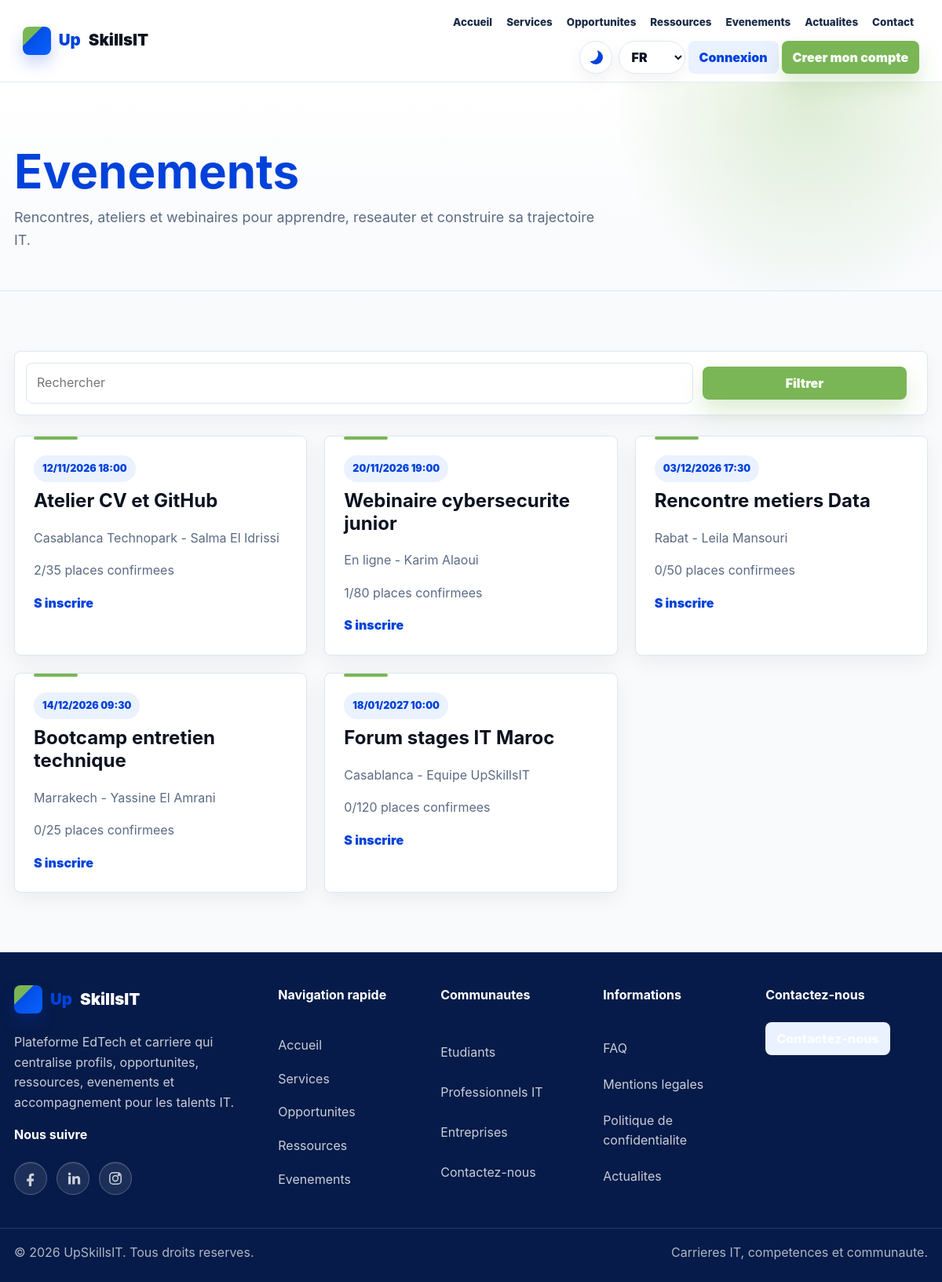
/evenements, run on the app's committed database.
### tables this page shows
CREATE TABLE events (
  id BIGINT UNSIGNED AUTO_INCREMENT PRIMARY KEY,
  title VARCHAR(190) NOT NULL,
  description TEXT NOT NULL,
  event_date DATETIME NOT NULL,
  location VARCHAR(150),
  capacity INT UNSIGNED NOT NULL DEFAULT 1,
  speaker VARCHAR(150),
  status ENUM('draft','published','closed') NOT NULL DEFAULT 'draft',
  created_at TIMESTAMP DEFAULT CURRENT_TIMESTAMP,
  updated_at TIMESTAMP DEFAULT CURRENT_TIMESTAMP ON UPDATE CURRENT_TIMESTAMP,
  INDEX idx_events_status_date (status,event_date)
);

### app/Core/Controller.php (called while the page is built, shortened)
<?php
abstract class Controller
{
    protected function view(string $view, array $data = [], string $layout = 'main'): void
    {
        extract($data, EXTR_SKIP);
        $viewPath = APP_PATH . '/Views/' . $view . '.php';
        require $viewPath;
    }
}

### app/Controllers/PublicController.php (called while the page is built, shortened)
<?php
final class PublicController extends Controller
{
    public function events(): void { $this->view('public/events', ['title' => t('nav.events'), 'items' => (new Content())->events($_GET)]); }
}

### public/index.php (called while the page is built, shortened)
<?php
require dirname(__DIR__) . '/app/bootstrap.php';
$router = new Router();
$router->get('/', [PublicController::class, 'home']);
$router->get('/a-propos', [PublicController::class, 'page']);
$router->get('/services', [PublicController::class, 'page']);
$router->get('/etudiants', [PublicController::class, 'page']);
$router->get('/professionnels-it', [PublicController::class, 'page']);
$router->get('/entreprises', [PublicController::class, 'page']);
$router->get('/contact', [PublicController::class, 'contact']);
$router->post('/contact', [PublicController::class, 'sendContact']);
$router->get('/faq', [PublicController::class, 'faq']);
$router->get('/mentions-legales', [PublicController::class, 'legal']);
$router->get('/politique-confidentialite', [PublicController::class, 'privacy']);
$router->get('/actualites', [PublicController::class, 'articles']);
$router->get('/actualite/{id}', [PublicController::class, 'article']);
$router->get('/opportunites', [PublicController::class, 'opportunities']);
$router->get('/opportunite/{id}', [PublicController::class, 'opportunity']);
$router->get('/ressources', [PublicController::class, 'resources']);
$router->get('/ressource/{id}', [PublicController::class, 'resource']);
$router->get('/evenements', [PublicController::class, 'events']);
$router->get('/evenement/{id}', [PublicController::class, 'event']);
$router->post('/evenement/{id}/inscription', [PublicController::class, 'registerEvent']);
$router->get('/inscription', [AuthController::class, 'registerForm']);
$router->post('/inscription', [AuthController::class, 'register']);
$router->get('/connexion', [AuthController::class, 'loginForm']);
$router->post('/connexion', [AuthController::class, 'login']);
$router->post('/deconnexion', [AuthController::class, 'logout']);
$router->get('/mot-de-passe-oublie', [AuthController::class, 'forgotForm']);
$router->post('/mot-de-passe-oublie', [AuthController::class, 'forgot']);
$router->get('/reinitialiser-mot-de-passe/{token}', [AuthController::class, 'resetForm']);
$router->post('/reinitialiser-mot-de-passe/{token}', [AuthController::class, 'reset']);
$router->get('/compte', [AuthController::class, 'account']);
$router->post('/compte', [AuthController::class, 'updateAccount']);
$router->post('/compte/supprimer', [AuthController::class, 'deleteAccount']);
$router->get('/dashboard', [DashboardController::class, 'index']);
$router->get('/profil', [DashboardController::class, 'profile']);
$router->post('/profil', [DashboardController::class, 'saveProfile']);
$router->get('/candidatures', [DashboardController::class, 'applications']);
$router->get('/notifications', [DashboardController::class, 'notifications']);
$router->post('/opportunite/{id}/candidater', [DashboardController::class, 'applyOpportunity']);
$router->get('/professionnel', [ProfessionnelController::class, 'index']);
$router->get('/professionnel/profil', [ProfessionnelController::class, 'profile']);
$router->post('/professionnel/profil', [ProfessionnelController::class, 'saveProfile']);
$router->get('/professionnel/competences', [ProfessionnelController::class, 'skills']);
$router->get('/professionnel/experiences', [ProfessionnelController::class, 'experiences']);
$router->get('/professionnel/projets', [ProfessionnelController::class, 'projects']);
$router->post('/professionnel/experiences', [ProfessionnelController::class, 'saveExperience']);
$router->post('/professionnel/experiences/{id}/delete', [ProfessionnelController::class, 'deleteExperience']);
$router->post('/professionnel/projets', [ProfessionnelController::class, 'saveProject']);
$router->post('/professionnel/projets/{id}/delete', [ProfessionnelController::class, 'deleteProject']);
$router->get('/professionnel/opportunites', [ProfessionnelController::class, 'opportunities']);
$router->post('/professionnel/opportunites/{id}/candidater', [ProfessionnelController::class, 'applyOpportunity']);
$router->get('/professionnel/candidatures', [ProfessionnelController::class, 'applications']);
$router->get('/professionnel/ressources', [ProfessionnelController::class, 'resources']);
$router->get('/professionnel/evenements', [ProfessionnelController::class, 'events']);
$router->get('/professionnel/notifications', [ProfessionnelController::class, 'notifications']);
$router->get('/professionnel/parametres', [ProfessionnelController::class, 'settings']);
$router->get('/entreprise', [EntrepriseController::class, 'index']);
$router->get('/entreprise/profil', [EntrepriseController::class, 'profile']);
$router->post('/entreprise/profil', [EntrepriseController::class, 'saveProfile']);
$router->get('/entreprise/opportunites/creer', [EntrepriseController::class, 'createOpportunity']);
$router->get('/entreprise/opportunites', [EntrepriseController::class, 'opportunities']);
$router->post('/entreprise/opportunites', [EntrepriseController::class, 'saveOpportunity']);
$router->post('/entreprise/opportunites/{id}/status', [EntrepriseController::class, 'statusOpportunity']);
$router->post('/entreprise/opportunites/{id}/delete', [EntrepriseController::class, 'deleteOpportunity']);
$router->get('/entreprise/candidatures', [EntrepriseController::class, 'applications']);
$router->post('/entreprise/candidatures/{id}/status', [EntrepriseController::class, 'applicationStatus']);
$router->get('/entreprise/profils', [EntrepriseController::class, 'talents']);
$router->get('/entreprise/evenements', [EntrepriseController::class, 'events']);
$router->get('/entreprise/parametres', [EntrepriseController::class, 'settings']);
$router->get('/admin', [AdminController::class, 'index']);
$router->get('/admin/users', [AdminController::class, 'users']);
$router->post('/admin/users/{id}/status', [AdminController::class, 'userStatus']);
$router->post('/admin/users/{id}/delete', [AdminController::class, 'deleteUser']);
$router->get('/admin/opportunites', [AdminController::class, 'opportunities']);
$router->post('/admin/opportunites', [AdminController::class, 'saveOpportunity']);
$router->post('/admin/opportunites/{id}/status', [AdminController::class, 'statusOpportunity']);
$router->post('/admin/opportunites/{id}/delete', [AdminController::class, 'deleteOpportunity']);
$router->get('/admin/opportunities', [AdminController::class, 'opportunities']);
$router->post('/admin/opportunities', [AdminController::class, 'saveOpportunity']);
$router->post('/admin/opportunities/{id}/status', [AdminController::class, 'statusOpportunity']);
$router->post('/admin/opportunities/{id}/delete', [AdminController::class, 'deleteOpportunity']);
$router->get('/admin/ressources', [AdminController::class, 'resources']);
$router->post('/admin/ressources', [AdminController::class, 'saveResource']);
$router->post('/admin/ressources/{id}/status', [AdminController::class, 'statusResource']);
$router->post('/admin/ressources/{id}/delete', [AdminController::class, 'deleteResource']);
$router->get('/admin/resources', [AdminController::class, 'resources']);
$router->post('/admin/resources', [AdminController::class, 'saveResource']);
$router->post('/admin/resources/{id}/status', [AdminController::class, 'statusResource']);
$router->post('/admin/resources/{id}/delete', [AdminController::class, 'deleteResource']);
$router->get('/admin/evenements', [AdminController::class, 'events']);
$router->post('/admin/evenements', [AdminController::class, 'saveEvent']);
$router->post('/admin/evenements/{id}/status', [AdminController::class, 'statusEvent']);
$router->post('/admin/evenements/{id}/delete', [AdminController::class, 'deleteEvent']);
$router->get('/admin/events', [AdminController::class, 'events']);
$router->post('/admin/events', [AdminController::class, 'saveEvent']);
$router->post('/admin/events/{id}/status', [AdminController::class, 'statusEvent']);
$router->post('/admin/events/{id}/delete', [AdminController::class, 'deleteEvent']);
$router->get('/admin/articles', [AdminController::class, 'articles']);
$router->post('/admin/articles', [AdminController::class, 'saveArticle']);
$router->post('/admin/articles/{id}/status', [AdminController::class, 'statusArticle']);
$router->post('/admin/articles/{id}/delete', [AdminController::class, 'deleteArticle']);
$router->get('/admin/statistiques', [AdminController::class, 'statistics']);
$router->get('/admin/parametres', [AdminController::class, 'settings']);
$router->get('/admin/messages', [AdminController::class, 'messages']);
$router->post('/admin/messages/{id}/status', [AdminController::class, 'messageStatus']);
$router->get('/admin/notifications', [AdminController::class, 'notifications']);
$router->dispatch($_SERVER['REQUEST_METHOD'], $_SERVER['REQUEST_URI']);

### app/Core/Session.php (called while the page is built, shortened)
<?php
final class Session
{
    public static function get(string $key, mixed $default = null): mixed
    {
        return $_SESSION[$key] ?? $default;
    }
}

### app/bootstrap.php (called while the page is built, shortened)
<?php
spl_autoload_register(function (string $class): void {
    $prefix = 'App\\';
    if (str_starts_with($class, $prefix)) {
        $path = APP_PATH . '/' . str_replace('\\', '/', substr($class, strlen($prefix))) . '.php';
    }
});
function config(string $key, mixed $default = null): mixed
{
    $value = CONFIG;
    foreach (explode('.', $key) as $segment) {
        $value = $value[$segment];
    }
    return $value;
}
function url(string $path = ''): string
{
    $base = rtrim((string) config('base_url', ''), '/');
    return $base . '/' . ltrim($path, '/');
}
function e(mixed $value): string
{
    return htmlspecialchars((string) $value, ENT_QUOTES | ENT_SUBSTITUTE, 'UTF-8');
}
function current_lang(): string
{
    $lang = App\Core\Session::get('lang', $_COOKIE['UPSKILLSIT_LANG'] ?? 'fr');
    return in_array($lang, ['fr', 'en'], true) ? $lang : 'fr';
}
function translations(): array
{
    static $translations = [];
    $lang = current_lang();
    if (!isset($translations[$lang])) {
        $path = APP_PATH . '/lang/' . $lang . '.php';
        $translations[$lang] = is_file($path) ? require $path : [];
    }
    return $translations[$lang];
}
function t(string $key, ?string $fallback = null): string
{
    $value = translations();
    foreach (explode('.', $key) as $segment) {
        $value = $value[$segment];
    }
    return is_scalar($value) ? (string) $value : ($fallback ?? $key);
}

### app/Core/Model.php (called while the page is built, shortened)
<?php
abstract class Model
{
    protected PDO $db;
    public function __construct()
    {
        $this->db = Database::pdo();
    }
    protected function all(string $sql, array $params = []): array
    {
        $stmt = $this->db->prepare($sql);
        $stmt->execute($params);
        return $stmt->fetchAll();
    }
}

### app/Core/Database.php (called while the page is built, shortened)
<?php
final class Database
{
    private static ?PDO $pdo = null;
    public static function pdo(): PDO
    {
        $db = config('db');
        $dsn = sprintf('mysql:host=%s;port=%s;dbname=%s;charset=%s', $db['host'], $db['port'], $db['name'], $db['charset']);
        try {
            self::$pdo = new PDO($dsn, $db['user'], $db['pass'], [
                PDO::ATTR_ERRMODE => PDO::ERRMODE_EXCEPTION,
                PDO::ATTR_DEFAULT_FETCH_MODE => PDO::FETCH_ASSOC,
                PDO::ATTR_EMULATE_PREPARES => false,
            ]);
        } catch (PDOException $e) {
            error_log($e->getMessage());
            http_response_code(500);
            require APP_PATH . '/Views/errors/500.php';
            exit;
        }
        return self::$pdo;
    }
}

### app/Models/Content.php (called while the page is built, shortened)
<?php
final class Content extends Model
{
    public function events(array $filters = []): array
    {
        [$where, $params] = $this->filters($filters, ['status'], ['title','description','location','speaker'], 'e.');
        if (!array_key_exists('admin', $filters)) {
            $where .= ($where ? ' AND ' : 'WHERE ') . 'e.event_date >= NOW()';
        }
        return $this->all('SELECT e.*, (SELECT COUNT(*) FROM registrations r WHERE r.event_id=e.id AND r.status="confirmed") confirmed_count FROM events e ' . $where . ' ORDER BY e.event_date ASC LIMIT 60', $params);
    }
    private function filters(array $filters, array $exact, array $search, string $prefix = ''): array
    {
        $where = [];
        $params = [];
        if (!array_key_exists('admin', $filters)) {
            $where[] = "{$prefix}status='published'";
        }
        return [$where ? 'WHERE ' . implode(' AND ', $where) : '', $params];
    }
}

### app/Views/public/events.php (the view)
<section class="page-hero">
    <h1><?= e(t('pages.events_title')) ?></h1>
    <p><?= e(t('pages.events_intro')) ?></p>
</section>
<section class="section">
    <form class="filters">
        <input name="q" value="<?= e($_GET['q'] ?? '') ?>" placeholder="<?= e(t('ui.search')) ?>">
        <button class="btn btn-primary"><?= e(t('ui.filter')) ?></button>
    </form>
    <div class="grid-3">
        <?php foreach ($items as $event): ?>
            <article class="card">
                <span class="badge"><?= e(date('d/m/Y H:i', strtotime($event['event_date']))) ?></span>
                <h2><?= e($event['title']) ?></h2>
                <p><?= e($event['location']) ?> - <?= e($event['speaker']) ?></p>
                <p><?= (int) $event['confirmed_count'] ?>/<?= (int) $event['capacity'] ?> <?= e(t('ui.confirmed_places')) ?></p>
                <a href="<?= url('/evenement/' . $event['id']) ?>"><?= e(t('ui.register_event')) ?></a>
            </article>
        <?php endforeach; ?>
    </div>
</section>

### app/Core/Router.php (shortened to what this page needs)
<?php
final class Router
{
    private array $routes = [];
    private function add(string $method, string $path, array $handler): void
    {
        $pattern = preg_replace('#\{([a-zA-Z_][a-zA-Z0-9_]*)\}#', '(?P<$1>[^/]+)', rtrim($path, '/') ?: '/');
        $this->routes[] = compact('method', 'path', 'handler') + ['pattern' => '#^' . $pattern . '$#'];
    }
    public function dispatch(string $method, string $uri): void
    {
        $path = parse_url($uri, PHP_URL_PATH) ?: '/';
        $path = rtrim($path, '/') ?: '/';
        foreach ($this->routes as $route) {
            if ($route['method'] === $method && preg_match($route['pattern'], $path, $matches)) {
                [$class, $action] = $route['handler'];
                $params = array_filter($matches, 'is_string', ARRAY_FILTER_USE_KEY);
                (new $class())->$action(...array_values($params));
                return;
            }
        }
    }
}

### data on the page
events: event_date "12/11/2026 18:00", title "Atelier CV et GitHub", location "Casablanca Technopark", speaker "Salma El Idrissi", confirmed_count "2", capacity "35"
events: event_date "20/11/2026 19:00", title "Webinaire cybersecurite junior", location "En ligne", speaker "Karim Alaoui", confirmed_count "1", capacity "80"
events: event_date "03/12/2026 17:30", title "Rencontre metiers Data", location "Rabat", speaker "Leila Mansouri", confirmed_count "0", capacity "50"
events: event_date "14/12/2026 09:30", title "Bootcamp entretien technique", location "Marrakech", speaker "Yassine El Amrani", confirmed_count "0", capacity "25"
events: event_date "18/01/2027 10:00", title "Forum stages IT Maroc", location "Casablanca", speaker "Equipe UpSkillsIT", confirmed_count "0", capacity "120"
